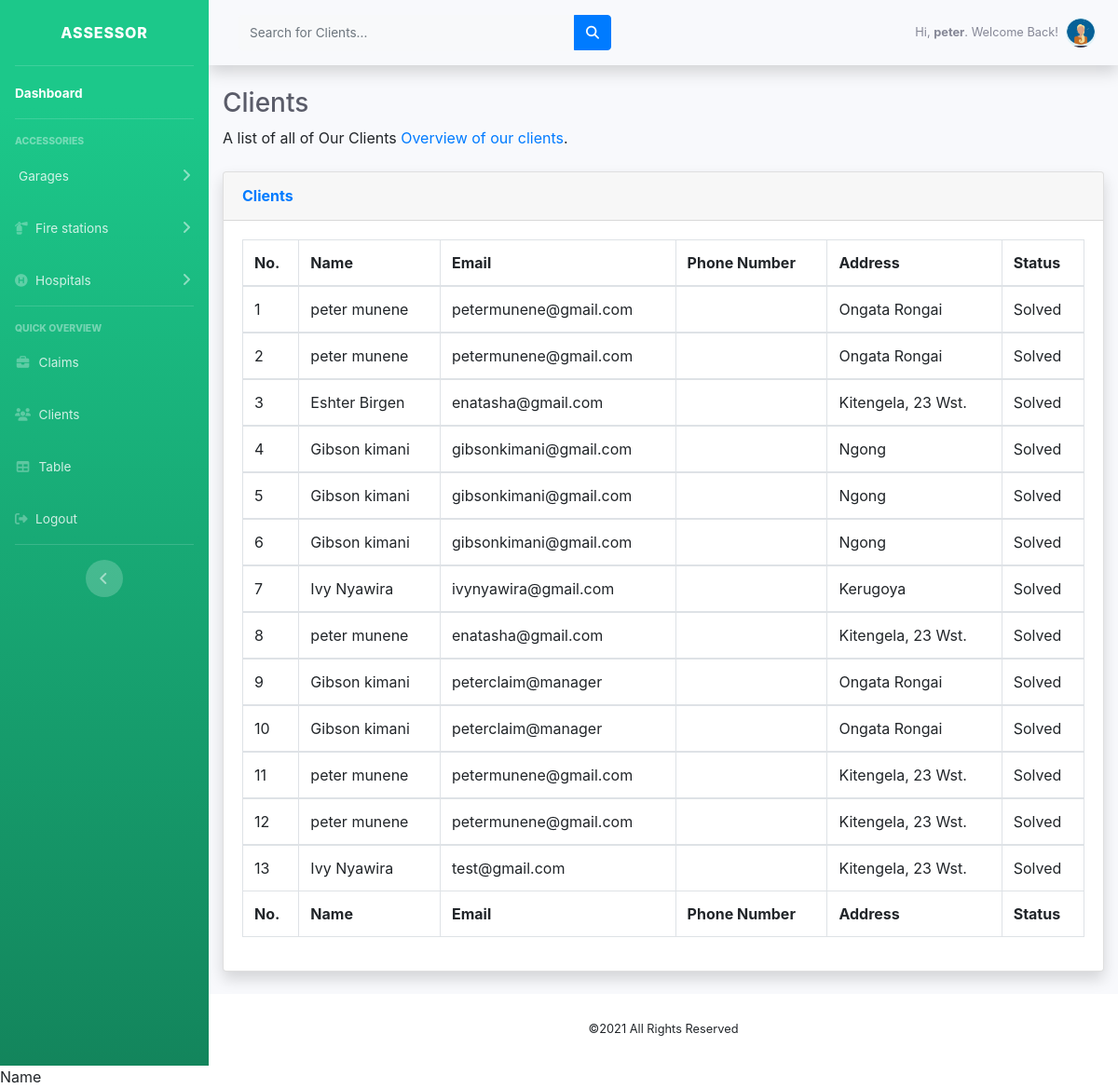
/assessor/clients.php (signed in), run on the app's committed database.
### tables this page shows
CREATE TABLE IF NOT EXISTS `cases` (
  `id` int(100) NOT NULL AUTO_INCREMENT,
  `names` varchar(255) NOT NULL,
  `email` varchar(255) NOT NULL,
  `phone` int(20) NOT NULL,
  `address` varchar(100) NOT NULL,
  `policy_no` varchar(255) NOT NULL,
  `date` varchar(100) NOT NULL,
  `description` varchar(255) NOT NULL,
  PRIMARY KEY (`id`)
);

### assessor/clients.php (the view, shortened to what this page needs)
<?php
   require "includes/header.php";
?>
        <div class="container-fluid">
          <h1 class="h3 mb-2 text-gray-800">Clients</h1>
          <p class="mb-4">A list of all of Our Clients <a target="_blank" href="index.php">Overview of our clients</a>.</p>
          <div class="card shadow mb-4">
            <div class="card-header py-3">
              <h6 class="m-0 font-weight-bold text-primary">Clients</h6>
            </div>
             <?php
                  $sqli = "SELECT `id` ,`names`,`email`,`address` FROM `cases`;";
                  $result = mysqli_query($link, $sqli)
                  ?>
            <div class="card-body">
              <div class="table-responsive">
                <table class="table table-bordered" id="dataTable" width="100%" cellspacing="0">
                  <thead>
                    <tr>
                      <th>No.</th>
                      <th>Name</th>
                      <th>Email</th>
                      <th>Phone Number</th>
                      <th>Address</th>
                      <th>Status</th>
                    </tr>
                  </thead>
                  <tfoot>
                   <tr>
                      <th>No.</th>
                      <th>Name</th>
                      <th>Email</th>
                      <th>Phone Number</th>
                      <th>Address</th>
                      <th>Status</th>
                    </tr>
                  </tfoot>
                  <?php
                         while($row = mysqli_fetch_assoc($result)){
                       ?>
                  <tbody>
                    <tr>
                      <td><?php echo $row['id']?></td>
                      <td><?php echo $row['names']?></td>
                      <td><?php echo $row['email']?></td>
                      <td><?php echo $row['phone']?></td>
                      <td><?php echo $row['address']?></td>
                      <td>Solved</td>
                    </tr>
                  </tbody>
                    <?php
                               }
                       ?>
                </table>
              </div>
            </div>
          </div>
        </div>
      </div>
      <footer class="sticky-footer bg-white">
        <div class="container my-auto">
          <div class="copyright text-center my-auto">
            <span>&copy;<?php echo date("Y");?> All Rights Reserved</span>
          </div>
        </div>
      </footer>
    </div>
  </div>
</body>
</html>

### data on the page
cases: id "1", names "peter munene", email "petermunene@gmail.com", address "Ongata Rongai"
cases: id "2", names "peter munene", email "petermunene@gmail.com", address "Ongata Rongai"
cases: id "3", names "Eshter Birgen", email "enatasha@gmail.com", address "Kitengela, 23 Wst."
cases: id "4", names "Gibson kimani", email "gibsonkimani@gmail.com", address "Ngong"
cases: id "5", names "Gibson kimani", email "gibsonkimani@gmail.com", address "Ngong"
cases: id "6", names "Gibson kimani", email "gibsonkimani@gmail.com", address "Ngong"
cases: id "7", names "Ivy Nyawira", email "ivynyawira@gmail.com", address "Kerugoya"
cases: id "8", names "peter munene", email "enatasha@gmail.com", address "Kitengela, 23 Wst."
cases: id "9", names "Gibson kimani", email "peterclaim@manager", address "Ongata Rongai"
cases: id "10", names "Gibson kimani", email "peterclaim@manager", address "Ongata Rongai"
cases: id "11", names "peter munene", email "petermunene@gmail.com", address "Kitengela, 23 Wst."
cases: id "12", names "peter munene", email "petermunene@gmail.com", address "Kitengela, 23 Wst."
cases: id "13", names "Ivy Nyawira", email "test@gmail.com", address "Kitengela, 23 Wst."

### other printed values
$_SESSION["username"] "peter"
